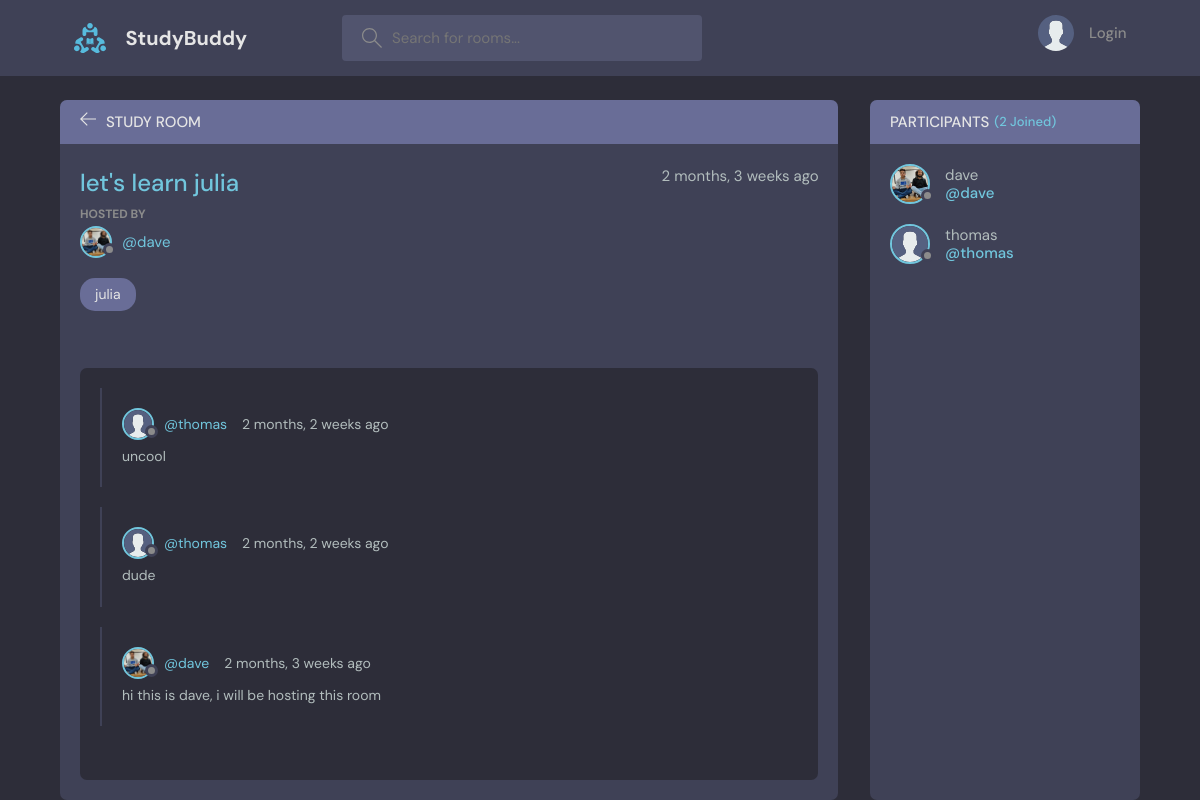
The page /room/1/ on the database its author committed.
### base/models.py (models this page shows, shortened)
class Room( models.Model ):
    host = models.ForeignKey( User, on_delete = models.SET_NULL ,  null = True)
    topic = models.ForeignKey( Topic, on_delete = models.SET_NULL, null = True )
    name = models.CharField( max_length = 200 )
    description = models.TextField( null = True, blank = True )
    participants = models.ManyToManyField(User , related_name = 'participants', blank = True )
    updated = models.DateTimeField( auto_now = True )
    created = models.DateTimeField( auto_now_add = True )
    class Meta:
        ordering = ['-updated', '-created']

class User( AbstractUser ):
    name = models.CharField(max_length=200, null=True)
    email = models.EmailField( unique=True ,null=True)
    bio = models.TextField(null=True)
    avatar =models.ImageField(null=True, default="avatar.svg")
    USERNAME_FIELD = 'email'
    REQUIRED_FIELDS = []

class Topic( models.Model):
    name = models.CharField( max_length = 200)
    def __str__(self):
        return self.name

class Message( models.Model ):
    user = models.ForeignKey(User, on_delete = models.CASCADE)
    room = models.ForeignKey( Room, on_delete = models.CASCADE)
    body = models.TextField()
    updated = models.DateTimeField( auto_now = True)
    created = models.DateTimeField( auto_now_add = True)
    class Meta:
        ordering = ['-updated', '-created']

### base/views.py (the view, shortened to what this page needs)
# urls.py: path('room/<str:pk>/', views.room, name="room"),
def room( request, pk ):
    room = Room.objects.get( id = pk )
    room_messages = room.message_set.all()
    participants = room.participants.all()
    context = { 'room': room, 'room_messages': room_messages,
               'participants': participants, }
    return render( request, 'base/room.html', context )

### base/templates/base/room.html (shortened to what this page needs)
{% extends 'main.html' %}
{% load static %}
{% block content %}
    <main class="profile-page layout layout--2">
      <div class="container">
        <div class="room">
          <div class="room__top">
            <div class="room__topLeft">
              <a href="{% url 'home' %}">
                <svg version="1.1" xmlns="http://www.w3.org/2000/svg" width="32" height="32" viewBox="0 0 32 32">
                  <title>arrow-left</title>
                  <path
                    d="M13.723 2.286l-13.723 13.714 13.719 13.714 1.616-1.611-10.96-10.96h27.625v-2.286h-27.625l10.965-10.965-1.616-1.607z"
                  ></path>
                </svg>
              </a>
              <h3>Study Room</h3>
            </div>
          </div>
          <div class="room__box scroll">
            <div class="room__header scroll">
              <div class="room__info">
                <h3>{{room.name}}</h3>
                <span>{{room.created|timesince}} ago</span>
              </div>
              <div class="room__hosted">
                <p>Hosted By</p>
                <a href="{% url 'user-profile' room.host.id %}" class="room__author">
                  <div class="avatar avatar--small">
                    <img src="{{room.host.avatar.url}}" />
                  </div>
                  <span>@{{room.host.username}}</span>
                </a>
              </div>
              <span class="room__topics">{{room.topic}}</span>
            </div>
            <div class="room__conversation">
              <div class="threads scroll">
                {% for message in room_messages %}
                <div class="thread">
                  <div class="thread__top">
                    <div class="thread__author">
                      <a href="{% url 'user-profile' message.user.id %}" class="thread__authorInfo">
                        <div class="avatar avatar--small">
                          <img src="{{message.user.avatar.url}}" />
                        </div>
                        <span>@{{message.user.username}}</span>
                      </a>
                      <span class="thread__date">{{message.created|timesince}} ago</span>
                    </div>
                  </div>
                  <div class="thread__details">
                    {{message.body}}
                  </div>
                </div>
                {% endfor %}
              </div>
            </div>
          </div>
        </div>
        <div class="participants">
          <h3 class="participants__top">Participants <span>({{participants.count}} Joined)</span></h3>
          <div class="participants__list scroll">
            {% for user in participants %}
            <a href="{% url 'user-profile' user.id %}" class="participant">
              <div class="avatar avatar--medium">
                <img src="{{user.avatar.url}}" />
              </div>
              <p>
                {{user.username}}
                <span>@{{user.username}}</span>
              </p>
            </a>
            {% endfor %}
          </div>
        </div>
      </div>
    </main>
{% endblock content %}

### rows shown on the page
Room: name "let's learn julia", created "2 months, 3 weeks", host.avatar (picture), host.username "dave", topic "julia"
Message: user.avatar (placeholder picture), user.username "thomas", created "2 months, 2 weeks", body "uncool"
Message: user.avatar (placeholder picture), user.username "thomas", created "2 months, 2 weeks", body "dude"
Message: user.avatar (picture), user.username "dave", created "2 months, 3 weeks", body "hi this is dave, i will be hosting this room"
User: avatar (picture), username "dave"
User: avatar (placeholder picture), username "thomas"

### other values the page prints
{{ participants.count }} "2"
